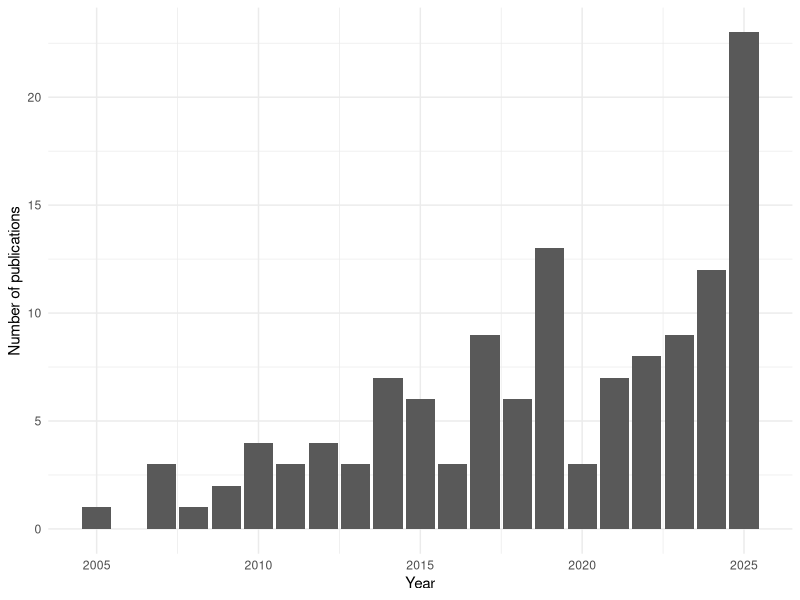
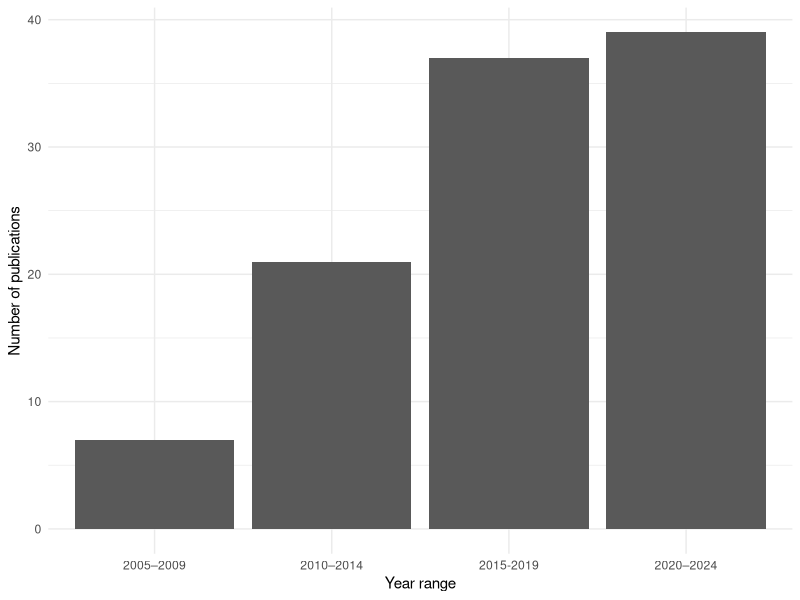

These figures' R source, in order:

# Plotting number of publications over time
library(tidyverse)
library(ggpubr)

raw_data <- read.csv("ARRE_Data.csv")

# Count observations per year
year_counts <- raw_data %>%
  count(Year)

# Plot
pubs_by_year <- ggplot(year_counts %>% filter(Year < 2026), aes(x = Year, y = n)) +
  geom_col() +
  labs(x = "Year", y = "Number of publications") +
  theme_minimal()

ggsave("pubs_by_year.pdf", pubs_by_year, width = 4, height = 4)


# Binned version

df2 <- raw_data %>%
  filter(Year < 2025) %>%
  mutate(year_bin = cut(Year,
                        breaks = c(2005, 2009, 2014, 2019, 2024),
                        labels = c("2005–2009", "2010–2014", "2015-2019", "2020–2024"),
                        include.lowest = TRUE))

bin_counts <- df2 %>%
  count(year_bin)

binned_figure <-ggplot(bin_counts, aes(x = year_bin, y = n)) +
  geom_col() +
  labs(x = "Year range", y = "Number of publications") +
  theme_minimal()



# #normalize by year
# bin_counts <- bin_counts %>%
#   mutate(years_in_bin = c(5, 5, 5, 5),
#          pubs_per_year = n / years_in_bin)
# 
# 
# p2<-ggplot(bin_counts, aes(x = year_bin, y = pubs_per_year)) +
#   geom_col() +
#   labs(x = "Year range", y = "Avg publications per year") +
#   theme_minimal()
#binned_figure <- ggarrange(p1,p2, nrow=1, ncol=2)


ggsave("pubs_by_year_bin.pdf", binned_figure, width = 4, height = 4)
